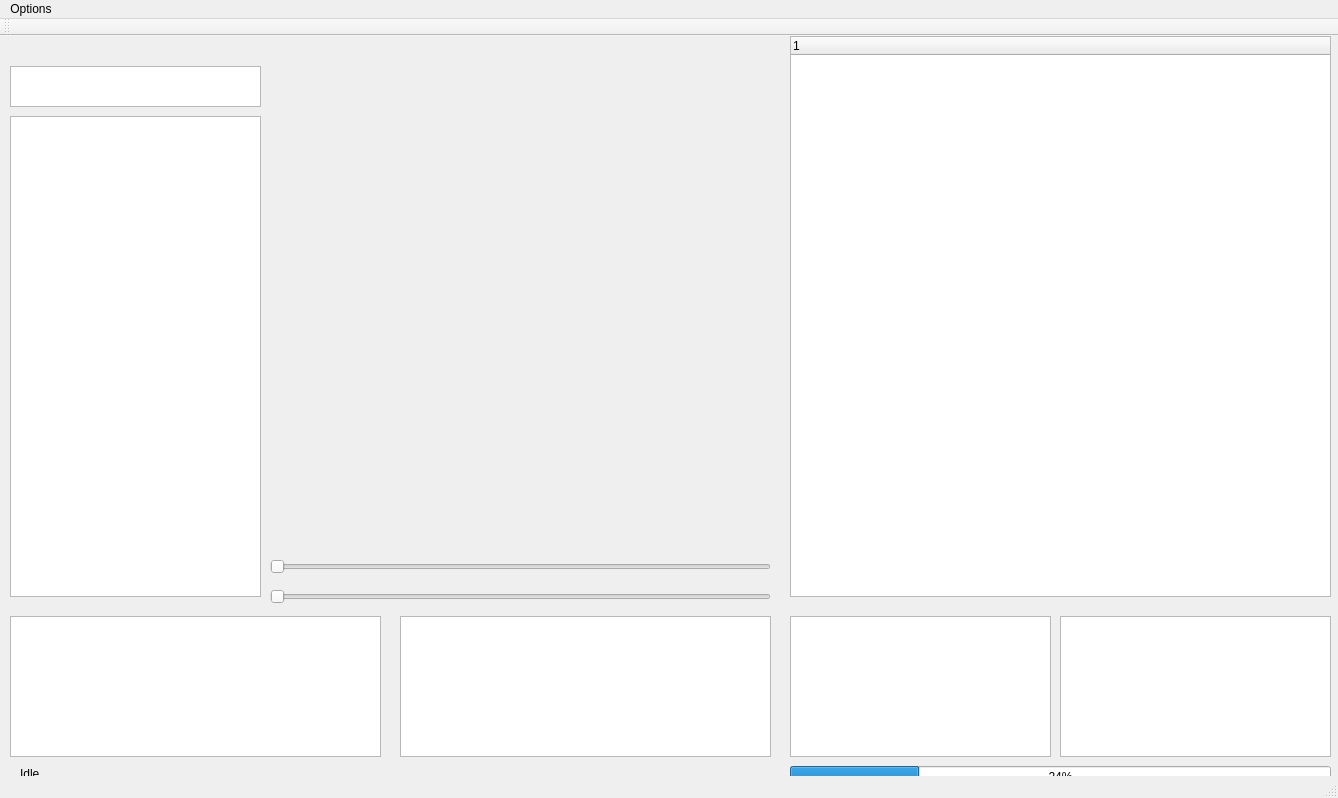
<?xml version="1.0" encoding="UTF-8"?>
<ui version="4.0">
 <class>MainWindow</class>
 <widget class="QMainWindow" name="MainWindow">
  <property name="geometry">
   <rect>
    <x>0</x>
    <y>0</y>
    <width>1338</width>
    <height>798</height>
   </rect>
  </property>
  <property name="windowTitle">
   <string>MainWindow</string>
  </property>
  <widget class="QWidget" name="centralWidget">
   <widget class="QLabel" name="ImageViewer">
    <property name="geometry">
     <rect>
      <x>280</x>
      <y>20</y>
      <width>491</width>
      <height>491</height>
     </rect>
    </property>
    <property name="focusPolicy">
     <enum>Qt::NoFocus</enum>
    </property>
    <property name="text">
     <string/>
    </property>
   </widget>
   <widget class="QTreeWidget" name="ResourceManager">
    <property name="geometry">
     <rect>
      <x>790</x>
      <y>0</y>
      <width>541</width>
      <height>561</height>
     </rect>
    </property>
    <column>
     <property name="text">
      <string notr="true">1</string>
     </property>
    </column>
   </widget>
   <widget class="QSlider" name="LowerThres">
    <property name="geometry">
     <rect>
      <x>270</x>
      <y>520</y>
      <width>501</width>
      <height>22</height>
     </rect>
    </property>
    <property name="orientation">
     <enum>Qt::Horizontal</enum>
    </property>
   </widget>
   <widget class="QSlider" name="UpperThres">
    <property name="geometry">
     <rect>
      <x>270</x>
      <y>550</y>
      <width>501</width>
      <height>22</height>
     </rect>
    </property>
    <property name="orientation">
     <enum>Qt::Horizontal</enum>
    </property>
   </widget>
   <widget class="QTextEdit" name="cmdShow">
    <property name="geometry">
     <rect>
      <x>10</x>
      <y>580</y>
      <width>371</width>
      <height>141</height>
     </rect>
    </property>
   </widget>
   <widget class="QListWidget" name="AlgBrowser">
    <property name="geometry">
     <rect>
      <x>10</x>
      <y>80</y>
      <width>251</width>
      <height>481</height>
     </rect>
    </property>
   </widget>
   <widget class="QTextEdit" name="AlgSelector">
    <property name="geometry">
     <rect>
      <x>10</x>
      <y>30</y>
      <width>251</width>
      <height>41</height>
     </rect>
    </property>
   </widget>
   <widget class="QTableWidget" name="StackShow">
    <property name="geometry">
     <rect>
      <x>790</x>
      <y>580</y>
      <width>261</width>
      <height>141</height>
     </rect>
    </property>
   </widget>
   <widget class="QTableWidget" name="PropertiesShow">
    <property name="geometry">
     <rect>
      <x>1060</x>
      <y>580</y>
      <width>271</width>
      <height>141</height>
     </rect>
    </property>
   </widget>
   <widget class="QTextEdit" name="StatusShow">
    <property name="geometry">
     <rect>
      <x>400</x>
      <y>580</y>
      <width>371</width>
      <height>141</height>
     </rect>
    </property>
   </widget>
   <widget class="QLabel" name="infoLabel">
    <property name="geometry">
     <rect>
      <x>20</x>
      <y>730</y>
      <width>981</width>
      <height>16</height>
     </rect>
    </property>
    <property name="text">
     <string>Idle</string>
    </property>
    <property name="textFormat">
     <enum>Qt::AutoText</enum>
    </property>
   </widget>
   <widget class="QProgressBar" name="progressBar">
    <property name="geometry">
     <rect>
      <x>790</x>
      <y>730</y>
      <width>541</width>
      <height>21</height>
     </rect>
    </property>
    <property name="value">
     <number>24</number>
    </property>
   </widget>
  </widget>
  <widget class="QMenuBar" name="menuBar">
   <property name="geometry">
    <rect>
     <x>0</x>
     <y>0</y>
     <width>1338</width>
     <height>22</height>
    </rect>
   </property>
   <widget class="QMenu" name="menuOptions">
    <property name="title">
     <string>Options</string>
    </property>
    <addaction name="actionPhaseScript"/>
    <addaction name="actionSaveScript"/>
    <addaction name="actionSaveAllCaches"/>
    <addaction name="actionDeleteAllCaches"/>
    <addaction name="actionMassiveTest"/>
   </widget>
   <addaction name="menuOptions"/>
  </widget>
  <widget class="QToolBar" name="mainToolBar">
   <attribute name="toolBarArea">
    <enum>TopToolBarArea</enum>
   </attribute>
   <attribute name="toolBarBreak">
    <bool>false</bool>
   </attribute>
  </widget>
  <widget class="QStatusBar" name="statusBar"/>
  <action name="actionPhaseScript">
   <property name="text">
    <string>PhaseScript</string>
   </property>
  </action>
  <action name="actionSaveScript">
   <property name="text">
    <string>SaveScript</string>
   </property>
  </action>
  <action name="actionSaveAllCaches">
   <property name="text">
    <string>SaveAllCaches</string>
   </property>
  </action>
  <action name="actionDeleteAllCaches">
   <property name="text">
    <string>DeleteAllCaches</string>
   </property>
  </action>
  <action name="actionMassiveTest">
   <property name="text">
    <string>MassiveTest</string>
   </property>
  </action>
 </widget>
 <layoutdefault spacing="6" margin="11"/>
 <resources/>
 <connections/>
</ui>
